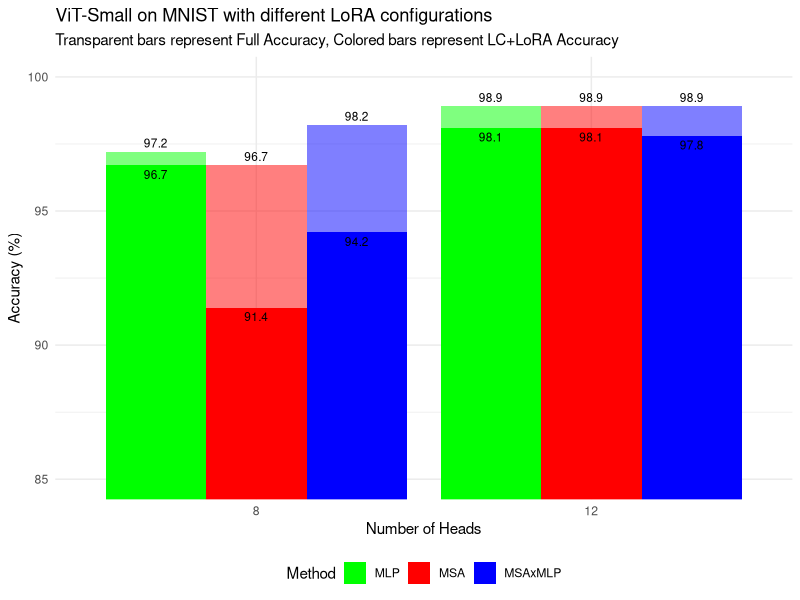

The R source for this figure:
if(!require(ggplot2)) install.packages("ggplot2", dependencies=TRUE)
if(!require(reshape2)) install.packages("reshape2", dependencies=TRUE)

# Charger ggplot2 et reshape2
library(ggplot2)
library(reshape2)

# Créer le dataframe avec les données
data <- data.frame(
  n_heads = factor(rep(c(8, 12), each = 3)),
  Method = rep(c("MSA", "MLP", "MSAxMLP"), times = 2),
  Full_Accuracy = c(96.7, 97.2, 98.2, 98.9, 98.9, 98.9),
  LC_LoRA_Accuracy = c(91.4, 96.7, 94.2, 98.1, 98.1,97.8)
)

# Transformer les données en long format pour ggplot2
data_long <- melt(data, id.vars = c("n_heads", "Method"))

# Créer le graphique et la légende personnalisée
p <- ggplot(data, aes(x = n_heads, fill = Method)) +
  geom_bar(aes(y = Full_Accuracy), stat = "identity", position = position_dodge(), alpha = 0.5) +
  geom_bar(aes(y = LC_LoRA_Accuracy), stat = "identity", position = position_dodge(), alpha = 1) +
  geom_text(aes(y = Full_Accuracy, label = Full_Accuracy),
            position = position_dodge(width = 0.9), vjust = -0.5, size = 3) +
  geom_text(aes(y = LC_LoRA_Accuracy, label = LC_LoRA_Accuracy),
            position = position_dodge(width = 0.9), vjust = 1.5, size = 3) +
  scale_fill_manual(values = c("MSA" = "red", "MLP" = "green", "MSAxMLP" = "blue")) +
  labs(x = "Number of Heads", y = "Accuracy (%)",
       title = "ViT-Small on MNIST with different LoRA configurations",
       subtitle = "Transparent bars represent Full Accuracy, Colored bars represent LC+LoRA Accuracy") +
  coord_cartesian(ylim = c(85, 100)) +  # Limiter l'axe des y sans supprimer les données
  theme_minimal() +
  guides(fill = guide_legend(override.aes = list(alpha = 1))) +
  theme(legend.position = "bottom")  # Placer la légende par défaut en bas

p  # Afficher le graphique avec la légende personnalisée





# if(!require(ggplot2)) install.packages("ggplot2", dependencies=TRUE)
# if(!require(reshape2)) install.packages("reshape2", dependencies=TRUE)

# # Charger ggplot2 et reshape2
# library(ggplot2)
# library(reshape2)

# # Créer le dataframe avec les données
# data <- data.frame(
#   n_heads = factor(rep(c(8, 12), each = 3)),
#   Method = rep(c("MSA", "MLP", "MSAxMLP"), times = 2),
#   Full_Accuracy = c(96.7, 97.2, 98.2, 98.9, 98.9, 98.9),
#   LC_LoRA_Accuracy = c(91.4, 96.7, 94.2, 98.1, 98.1,97.8)
# )

# # Transformer les données en long format pour ggplot2
# data_long <- melt(data, id.vars = c("n_heads", "Method"))


# # Créer le graphique et la légende personnalisée
# p <- ggplot(data, aes(x = n_heads, fill = Method)) +
#   geom_bar(aes(y = Full_Accuracy), stat = "identity", position = position_dodge(), alpha = 0.5) +
#   geom_bar(aes(y = LC_LoRA_Accuracy), stat = "identity", position = position_dodge(), alpha = 1) +
#   geom_text(aes(y = Full_Accuracy, label = Full_Accuracy),
#             position = position_dodge(width = 0.9), vjust = -0.5, size = 3) +
#   geom_text(aes(y = LC_LoRA_Accuracy, label = LC_LoRA_Accuracy),
#             position = position_dodge(width = 0.9), vjust = 1.5, size = 3) +
#   scale_fill_manual(values = c("MSA" = "red", "MLP" = "green", "MSAxMLP" = "blue")) +
#   labs(x = "Number of Heads", y = "Accuracy (%)",
#        title = "ViT-Small on MNIST with different LoRA configurations",
#        subtitle = "Transparent bars represent Full Accuracy, Colored bars represent LC+LoRA Accuracy") +
#   theme_minimal() +
#   guides(fill = guide_legend(override.aes = list(alpha = 1))) +
#   theme(legend.position = "bottom") # Placer la légende par défaut en bas

# p  # Afficher le graphique avec la légende personnalisée






# # Installer ggplot2 et reshape2 si ce n'est pas déjà fait
# if(!require(ggplot2)) install.packages("ggplot2", dependencies=TRUE)
# if(!require(reshape2)) install.packages("reshape2", dependencies=TRUE)

# # Charger ggplot2 et reshape2
# library(ggplot2)
# library(reshape2)

# # Créer le dataframe avec les données
# data <- data.frame(
#   n_heads = factor(rep(c(8, 12), each = 3)),
#   Method = rep(c("MSA", "MLP", "MSAxMLP"), times = 2),
#   Full_Accuracy = c(96.7, 97.2, 98.2, 98.9, 96.7, 89.9),
#   LC_LoRA_Accuracy = c(91.4, 96.7, 94.2, 98.1, 85.4, 80.4)
# )

# # Transformer les données en long format pour ggplot2
# data_long <- melt(data, id.vars = c("n_heads", "Method"))

# # Créer le graphique
# ggplot(data, aes(x = n_heads, fill = Method)) +
#   geom_bar(aes(y = Full_Accuracy), stat = "identity", position = position_dodge(), alpha = 0.5) +
#   geom_bar(aes(y = LC_LoRA_Accuracy), stat = "identity", position = position_dodge(), alpha = 1) +
#   geom_text(aes(y = Full_Accuracy, label = Full_Accuracy), 
#             position = position_dodge(width = 0.9), vjust = -0.5, size = 3) +
#   geom_text(aes(y = LC_LoRA_Accuracy, label = LC_LoRA_Accuracy), 
#             position = position_dodge(width = 0.9), vjust = 1.5, size = 3) +
#   scale_fill_manual(values = c("MSA" = "red", "MLP" = "green", "MSAxMLP" = "blue")) +
#   labs(x = "Number of Heads", y = "Accuracy (%)", fill = "Method",
#        title = "ViT-Small on MNIST with different LoRA configurations",
#        subtitle = "Transparent bars represent Full Accuracy, Colored bars represent LC+LoRA Accuracy") +
#   theme_minimal() +
#   guides(fill = guide_legend(override.aes = list(alpha = 1)))



# # Installer ggplot2 et reshape2 si ce n'est pas déjà fait
# if(!require(ggplot2)) install.packages("ggplot2", dependencies=TRUE)
# if(!require(reshape2)) install.packages("reshape2", dependencies=TRUE)

# # Charger ggplot2 et reshape2
# library(ggplot2)
# library(reshape2)

# # Créer le dataframe avec les données
# data <- data.frame(
#   n_heads = factor(rep(c(8, 12), each = 3)),
#   Method = rep(c("MSA", "MLP", "MSAxMLP"), times = 2),
#   Full_Accuracy = c(96.7, 97.2, 98.2, 98.9, 96.7, 89.9),
#   LC_LoRA_Accuracy = c(91.4, 96.7, 94.2, 98.1, 85.4, 80.4)
# )

# # Transformer les données en long format pour ggplot2
# data_long <- melt(data, id.vars = c("n_heads", "Method"))

# # Créer le graphique
# ggplot(data, aes(x = n_heads, fill = Method)) +
#   geom_bar(aes(y = Full_Accuracy), stat = "identity", position = position_dodge(), alpha = 0.5) +
#   geom_bar(aes(y = LC_LoRA_Accuracy), stat = "identity", position = position_dodge(), alpha = 1) +
#   geom_text(aes(y = Full_Accuracy, label = Full_Accuracy), 
#             position = position_dodge(width = 0.9), vjust = -0.5, size = 3) +
#   geom_text(aes(y = LC_LoRA_Accuracy, label = LC_LoRA_Accuracy), 
#             position = position_dodge(width = 0.9), vjust = 1.5, size = 3) +
#   scale_fill_manual(values = c("MSA" = "red", "MLP" = "green", "MSAxMLP" = "blue")) +
#   scale_alpha_manual(values = c("Full Accuracy" = 0.5, "LC+LoRA Accuracy" = 1),
#                      labels = c("Full Accuracy", "LC+LoRA Accuracy")) +
#   labs(x = "Number of Heads", y = "Accuracy (%)", fill = "Method",
#        title = "Bar plot for ViT-Small on MNIST with different configurations of LoRA") +
#   theme_minimal()



# # Installer ggplot2 et reshape2 si ce n'est pas déjà fait
# if(!require(ggplot2)) install.packages("ggplot2", dependencies=TRUE)
# if(!require(reshape2)) install.packages("reshape2", dependencies=TRUE)

# # Charger ggplot2 et reshape2
# library(ggplot2)
# library(reshape2)

# # Créer le dataframe avec les données
# data <- data.frame(
#   n_heads = factor(rep(c(8, 12), each = 3)),
#   Method = rep(c("MSA", "MLP", "MSAxMLP"), times = 2),
#   Full_Accuracy = c(96.7, 97.2, 98.2, 98.9, 96.7, 89.9),
#   LC_LoRA_Accuracy = c(91.4, 96.7, 94.2, 98.1, 85.4, 80.4)
# )

# # Transformer les données en long format pour ggplot2
# data_long <- melt(data, id.vars = c("n_heads", "Method"))

# # Créer le graphique
# ggplot(data, aes(x = n_heads, fill = Method)) +
#   geom_bar(aes(y = Full_Accuracy), stat = "identity", position = position_dodge(), alpha = 0.5) +
#   geom_bar(aes(y = LC_LoRA_Accuracy), stat = "identity", position = position_dodge(), alpha = 1) +
#   scale_fill_manual(values = c("MSA" = "red", "MLP" = "green", "MSAxMLP" = "blue")) +
#   labs(x = "Number of Heads", y = "Accuracy (%)", fill = "Method") +
#   theme_minimal()
# Installer ggplot2 et reshape2 si ce n'est pas déjà fait

# if(!require(ggplot2)) install.packages("ggplot2", dependencies=TRUE)
# if(!require(reshape2)) install.packages("reshape2", dependencies=TRUE)

# # Charger ggplot2 et reshape2
# library(ggplot2)
# library(reshape2)

# # Créer le dataframe avec les données
# data <- data.frame(
#   n_heads = factor(rep(c(8, 12), each = 3)),
#   Method = rep(c("MSA", "MLP", "MSAxMLP"), times = 2),
#   Full_Accuracy = c(96.7, 97.2, 98.2, 98.9, 96.7, 89.9),
#   LC_LoRA_Accuracy = c(91.4, 96.7, 94.2, 98.1, 85.4, 80.4)
# )

# # Transformer les données en long format pour ggplot2
# data_long <- melt(data, id.vars = c("n_heads", "Method"))

# # Créer le graphique
# ggplot(data, aes(x = n_heads, fill = Method)) +
#   geom_bar(aes(y = Full_Accuracy), stat = "identity", position = position_dodge(), alpha = 0.5) +
#   geom_bar(aes(y = LC_LoRA_Accuracy), stat = "identity", position = position_dodge(), alpha = 1) +
#   geom_text(aes(y = Full_Accuracy, label = Full_Accuracy), 
#             position = position_dodge(width = 0.9), vjust = -0.5, size = 3) +
#   geom_text(aes(y = LC_LoRA_Accuracy, label = LC_LoRA_Accuracy), 
#             position = position_dodge(width = 0.9), vjust = 1.5, size = 3) +
#   scale_fill_manual(values = c("MSA" = "red", "MLP" = "green", "MSAxMLP" = "blue")) +
#   labs(x = "Number of Heads", y = "Accuracy (%)", fill = "Method") +
#   theme_minimal()
